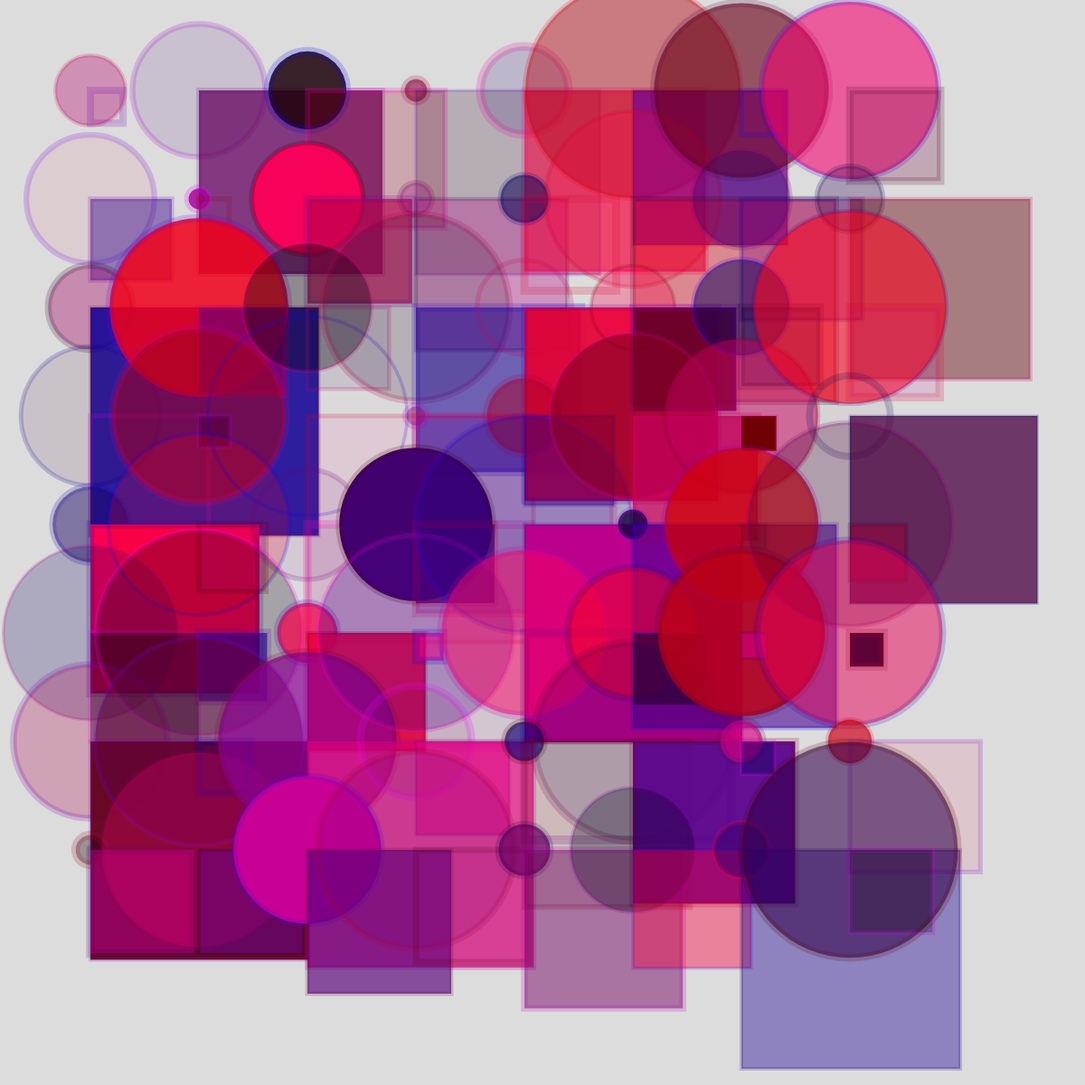
Frame 1 (no input)
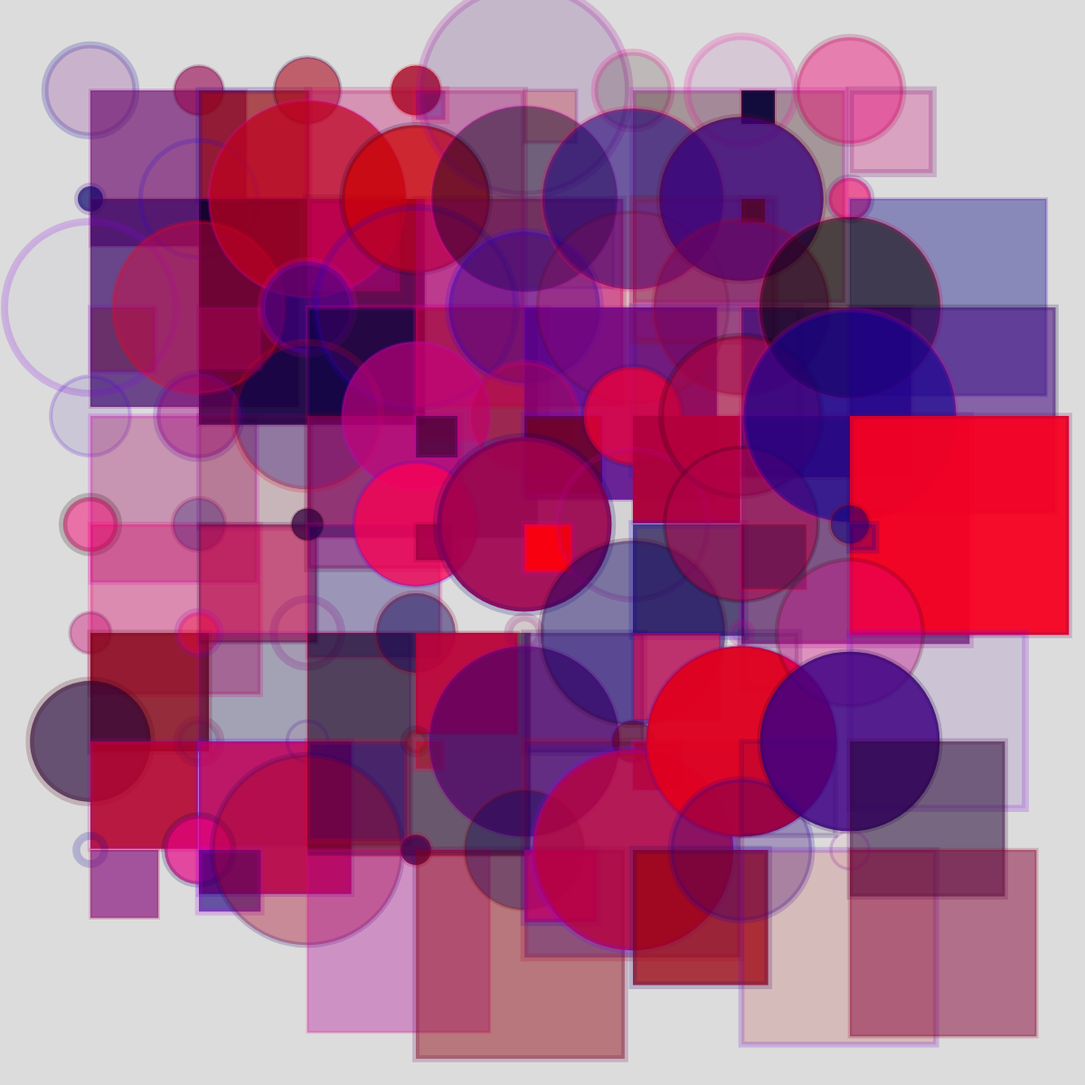
Frame 2 (the mouse pressed at the canvas centre, redrawn once)

The p5.js sketch that drew these frames (run headless with seeded random() and noise() and a simulated clock; the mouse was pressed at the canvas centre and the sketch redrawn once):

// p5.js sketch
// ── sketch.js
function setup() {
  // create a canvas
  createCanvas(1200, 1200);

  // disable animation
  noLoop();
}

//begining of code is taken from canvas

function draw() {
  background(220);

  translate(100,100);
  for (let x = 0; x < 8; x++){
   for (let y = 0; y < 8; y++){
      push();
      translate(x * 120, y * 120);
      fill(random(255), random(0), random(150), random(0,255)); //random fill colors
      stroke(random(255), random(0), random(255), 50); //random stroke colors
      strokeWeight(random(3,10)); //random stroke weight
      ellipse(0,0,(random(20,240))); //random size of circles
      pop();

      push();
      translate(x * 120, y * 120);
      fill(random(255), random(0), random(150), random(0,255)); //random fill colors
      stroke(random(255), random(0), random(255), 50); //random stroke colors
      strokeWeight(random(3,10)); //random stroke weight
      rect(0,0,(random(20,255))); //random size of circles
      pop();
    }
  }
}
